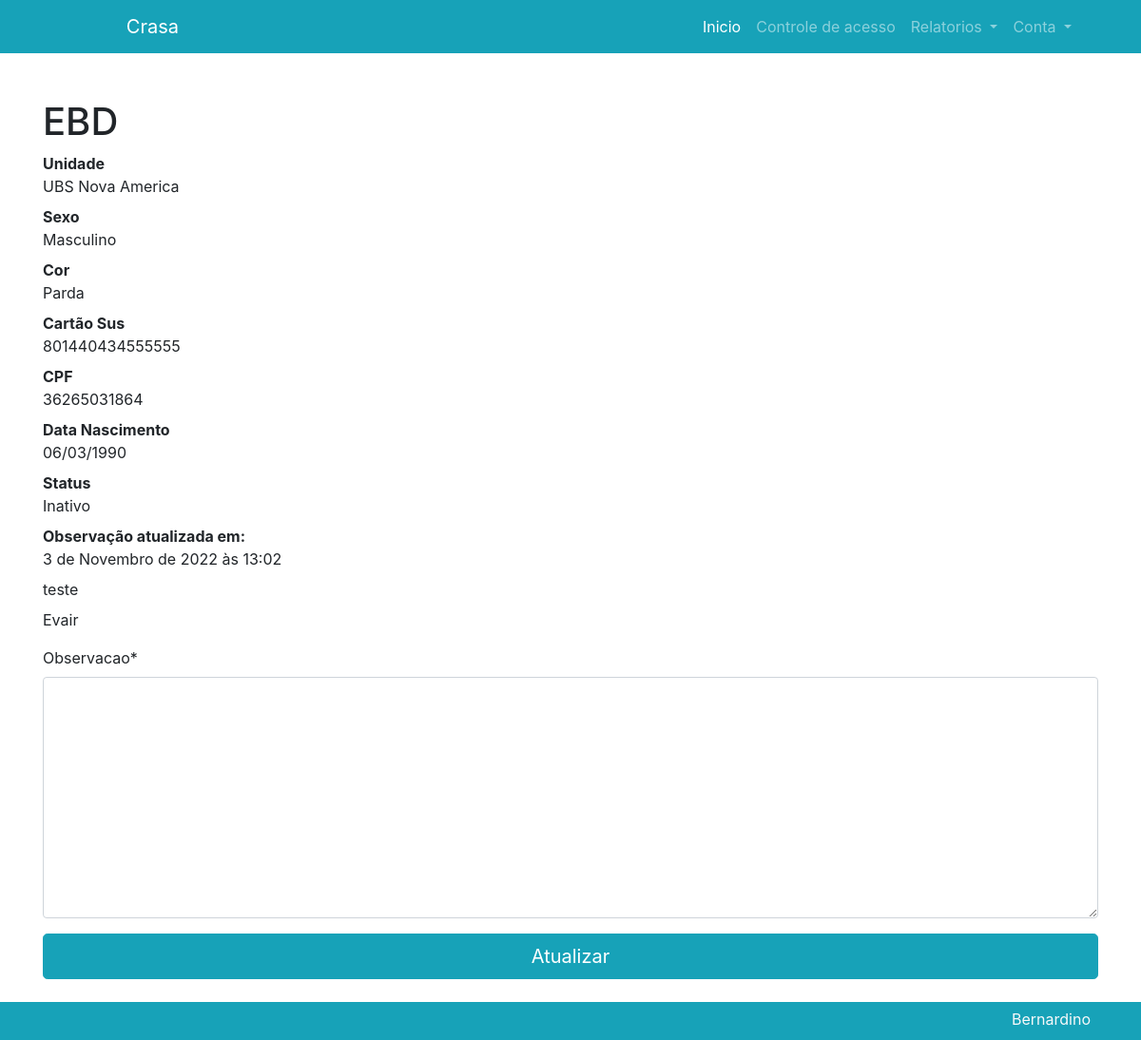
The page /detal/15 (signed in) on the database as committed earlier.
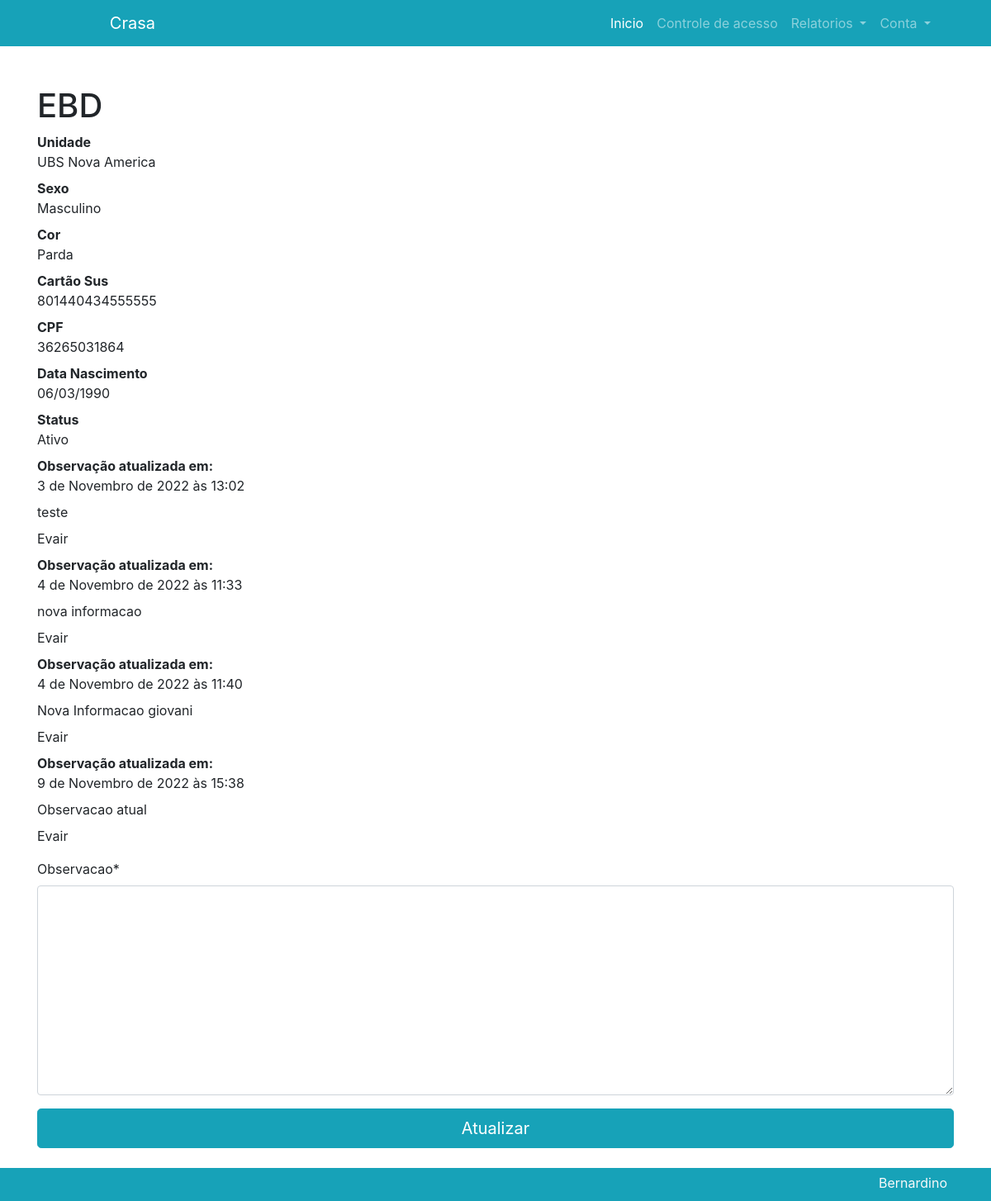
The same page on the database as committed later.
### usuario/models.py (models this page shows, shortened)
class Formulario(models.Model):
    prefeitura = models.ForeignKey(Prefeitura, on_delete=models.SET_NULL, null=True)
    supervisao = models.ForeignKey(Supervisao, on_delete=models.SET_NULL, null=True)
    unidade = models.ForeignKey(Unidade, on_delete=models.SET_NULL, null=True)
    iniciais = models.CharField(max_length=40, null=True)
    sexo = models.CharField(max_length=10, default=None, choices= (('Feminino', 'feminino'),('Masculino', 'masculino'),))
    Color = (
        ('Branca', 'branca'),
        ('Parda', 'parda'),
        ('Preta', 'preta'),
        ('Amarela', 'amarela'),
        ('Indigena', 'indigena'),
    )
    cor = models.CharField(max_length=10, default=None, choices=Color)
    cns = models.CharField(max_length=15, null=True)
    cpf = models.CharField(max_length=11,null=True)
    ni = models.BooleanField(default=False, verbose_name='Data Nascimento não Informada')
    dnasc = models.DateField(blank=True,null=True)
    Endereco = (
        ('Rua', 'rua'),
        ('Estrada', 'est'),
        ('Avenida', 'av'),
    )
    log =  models.CharField(max_length=10,default=None, choices=Endereco)
    end = models.CharField(max_length=255)
    numero = models.PositiveIntegerField(default=0)
    complemento = models.CharField(max_length=80, null=True)
    cep = models.CharField(max_length=9, null=True)
    responsavel = models.CharField(max_length=55, null=True)
    tipo = models.CharField(max_length=10, default='materiais', choices= (('Materiais', 'materiais'),('Animais', 'animais'),('Ambos', 'ambos')))
    dtinicio = models.DateField(blank=True,null=True)
    situacao = models.CharField(max_length=10, default='ativo', choices= (('Ativo', 'ativo'),('Inativo', 'inativo')))
    caps = models.BooleanField(default=False, verbose_name='CAPS AD')
    caps_a = models.BooleanField(default=False, verbose_name='CAPS ADULTO')
    caps_i = models.BooleanField(default=False, verbose_name='CAPS IJ')
    cer = models.BooleanField(default=False, verbose_name='CER')
    nir = models.BooleanField(default=False, verbose_name='NIR')
    ubs = models.BooleanField(default=False, verbose_name='UBS')
    ursi = models.BooleanField(default=False, verbose_name='URSI')
    sad = models.BooleanField(default=False, verbose_name='SAD')
    emad = models.BooleanField(default=False, verbose_name='EMAD')
    pai = models.BooleanField(default=False, verbose_name='PAI')
    pavs = models.BooleanField(default=False, verbose_name='PAVS')
    esf_c = models.BooleanField(default=False, verbose_name='ESF-CNR')
    esf = models.BooleanField(default=False, verbose_name='ESF')
    nasf = models.BooleanField(default=False, verbose_name='NASF')
    uvis = models.BooleanField(default=False, verbose_name='UVIS')
    dvz = models.BooleanField(default=False, verbose_name='DVZ')
    cras = models.BooleanField(default=False, verbose_name='CRAS')
    creas = models.BooleanField(default=False, verbose_name='CREAS')
    sasf = models.BooleanField(default=False, verbose_name='SASF')
    cd_d = models.BooleanField(default=False, verbose_name='CD - Centro Dia')
    npj = models.BooleanField(default=False, verbose_name='NPJ')
    nci = models.BooleanField(default=False, verbose_name='NCI')
    mp_idoso = models.BooleanField(default=False, verbose_name='MP-PJDH-Idoso')
    mp_is = models.BooleanField(default=False, verbose_name='MP-PJDH-IS')
    mp_pd = models.BooleanField(default=False, verbose_name='MP-PJDH-PD')
    mp_sp = models.BooleanField(default=False, verbose_name='MP-PJDH-SP')
    mp_gecap = models.BooleanField(default=False, verbose_name='MP–GECAP')

class Observacao(models.Model):
    observacao = models.TextField()
    formulario_observacao = models.ForeignKey(Formulario, on_delete=models.CASCADE)
    data_observacao = models.DateTimeField(default=timezone.now)
    usuario_observacao = models.ForeignKey(User, on_delete=models.DO_NOTHING)

### unidade/models.py (models this page shows)
class Unidade(models.Model):
    nome = models.CharField(max_length=80, null=True)
    supervisao = models.ForeignKey('Supervisao', on_delete=models.SET_NULL, null=True)
    def __str__(self):
        return self.nome

### usuario/views.py (the view)
# urls.py: path('detal/<int:contato_id>', views.ver_contato, name="detalhes"),
def ver_contato(request, contato_id):
    contexto = {
        'contato': models.Formulario.objects.get(id=contato_id),
        'observacao': models.Observacao.objects.filter(formulario_observacao_id=contato_id),
        'observacaoform': forms.ObservacaoForm(data=request.POST or None),
        }
    observacaoform = contexto['observacaoform']
    contato = contexto['contato']
    usuario = get_object_or_404(User, username=request.user.username)
    if request.method == 'POST':
        observacao = observacaoform.save(commit=False)
        observacao.formulario_observacao = contato
        observacao.usuario_observacao = usuario
        observacao.save()
    return render(request, 'formulario/detalhes.html', contexto)

### usuario/forms.py
class ObservacaoForm(forms.ModelForm):
  class Meta:
    model = models.Observacao
    fields = ('observacao',)

### usuario/templates/formulario/detalhes.html (shortened to what this page needs)
{% extends 'base.html' %}
{% load crispy_forms_tags %}
{% block content %}
    <div class="container">
        <div class="row">
          <div class="col-lg-12">
            <h1 class="mt-5">{{contato.iniciais}}</h1>
            <dl>
              <dt>Unidade</dt>
              <dd>{{contato.unidade}}</dd>
              <dt>Sexo</dt>
              <dd>{{contato.sexo}}</dd>
              <dt>Cor</dt>
              <dd>{{contato.cor}}</dd>
              <dt>Cartão Sus</dt>
              <dd>{{contato.cns}}</dd>
              <dt>CPF</dt>
              <dd>{{contato.cpf}}</dd>
              <dt>Data Nascimento</dt>
              <dd>{{contato.dnasc|date:'d/m/Y'}}</dd>
              <dt>Status</dt>
              <dd>{{contato.situacao}}</dd>
              {% for p in observacao %}
                <dt>Observação atualizada em: </dt>
                <dd>{{p.data_observacao}}</dd>
                <dd>{{p.observacao}}</dd>
                <dd>{{p.usuario_observacao.first_name}} {{observacao.usuario_observacao.last_name}} </dd>
              {% endfor %}
            </dl>
            <form action="" method="POST">
            {{ observacaoform|crispy }}
            <div class="row">
              <div class="col mb-4">
                  <button type="submit" class='btn btn-primary btn-block btn-lg'>Atualizar</button>
              </div>
            </div>
          </form>
          </div>
        </div>
      </div>
{% endblock %}

### templates/base.html (shortened to what this page needs)
<!doctype html>
<html lang="pt-BR">
<head>
    {% include 'parciais/_head.html' %}
</head>
<body>
    {% if request.user.is_authenticated %}
    {% include 'parciais/_nav.html' %}
    {% endif %}
    <main style="min-height: 100vh;">
        {% block content %} {% endblock %}
        {% include 'parciais/_footer.html' %}
    </main>
</body>
</html>

### templates/parciais/_head.html (shortened to what this page needs)
{% load static %}
    <link rel="stylesheet" href="{% static 'assets/custom/css/rest.css' %}">
    <link rel="stylesheet" href="{% static 'assets/bootstrap/css/bootstrap.css' %}">
    <link rel="stylesheet" href="{% static 'assets/custom/css/style.css' %}">
    <link rel="stylesheet" href="{% static 'assets/custom/alert/sweetalert2.css' %}">
    <link rel="stylesheet" href="{% static 'assets/custom/alert/sweetalert2.min.css' %}">
    <link rel="stylesheet" type="text/css"  href="{% static 'assets/custom/datatable/datatables.min.css' %}"/>

### templates/parciais/_nav.html (shortened to what this page needs)
<div>
<nav class="navbar navbar-dark bg-primary navbar-expand-lg " style="min-height: 5vh;">
    <a class="navbar-brand"style="margin-left:10%;" href="{% url 'usuario:formlist' %}">Crasa</a>
    <div class="collapse navbar-collapse" id="navbarSupportedContent">
        <ul class="navbar-nav ml-auto" style="min-height: 5vh; margin-right:5%;">
            <li class="nav-item active">
                <a class="nav-link" href="{% url 'usuario:formlist' %}">Inicio<span class="sr-only">(current)</span></a>
            </li>
             {% if request.user.is_superuser %}
            <li class="nav-item">
                <a class="nav-link" href="{% url 'unidade:userlist' %}">Controle de acesso</a>
            </li>
            <li class="nav-item dropdown">
                <a class="nav-link dropdown-toggle" href="#" id="navbarDropdown" role="button"
                    data-toggle="dropdown" aria-haspopup="true" aria-expanded="false">
                    Relatorios
                </a>
            </li>
            {% endif %}
            <li class="nav-item dropdown">
                <a class="nav-link dropdown-toggle" href="#" id="navbarDropdown" role="button"
                    data-toggle="dropdown" aria-haspopup="true" aria-expanded="false">
                    Conta
                </a>
            </li>
        </ul>
    </div>
</nav>
</div>

### templates/parciais/_footer.html (shortened to what this page needs)
{% load static %}
<div>
<footer class="container-fluid bg-primary navbar-expand-lg " style="min-height: 5vh;">
    <div class="container text-light">
        <div class="row">
            <div class="col">
                <div class="p-1 text-right">
                    <span class="align-middle p-1">Bernardino</span>
                </div>
            </div>
        </div>
    </div>
</footer>
</div>

### static/assets/custom/css/rest.css (style rules this page uses)
html, body, div, span, applet, object, iframe, h1, h2, h3, h4, h5, h6, p, blockquote, pre, a, abbr, acronym, address, big, cite, code, del, dfn, em, img, ins, kbd, q, s, samp, small, strike, strong, sub, sup, tt, var, b, u, i, center, dl, dt, dd, ol, ul, li, fieldset, form, label, legend, table, caption, tbody, tfoot, thead, tr, th, td, article, aside, canvas, details, embed, figure, figcaption, footer, header, hgroup, menu, nav, output, ruby, section, summary, time, mark, audio, video { margin: 0; padding: 0; border: 0; font-size: 100%; font: inherit; vertical-align: baseline; }
article, aside, details, figcaption, figure, footer, header, hgroup, menu, nav, section { display: block; }
body { line-height: 1; }
ol, ul { list-style: none; }

### static/assets/custom/css/style.css (style rules this page uses)
.form-group textarea { width: 100%; }

Rows that differ between the two databases and show on the page:
changed Formulario "EBD": situacao "Inativo" → "Ativo"
added Observacao: data_observacao "4 de Novembro de 2022 às 11:33", observacao "nova informacao", usuario_observacao.first_name "Evair"
added Observacao: data_observacao "4 de Novembro de 2022 às 11:40", observacao "Nova Informacao giovani", usuario_observacao.first_name "Evair"
added Observacao: data_observacao "9 de Novembro de 2022 às 15:38", observacao "Observacao atual", usuario_observacao.first_name "Evair"
